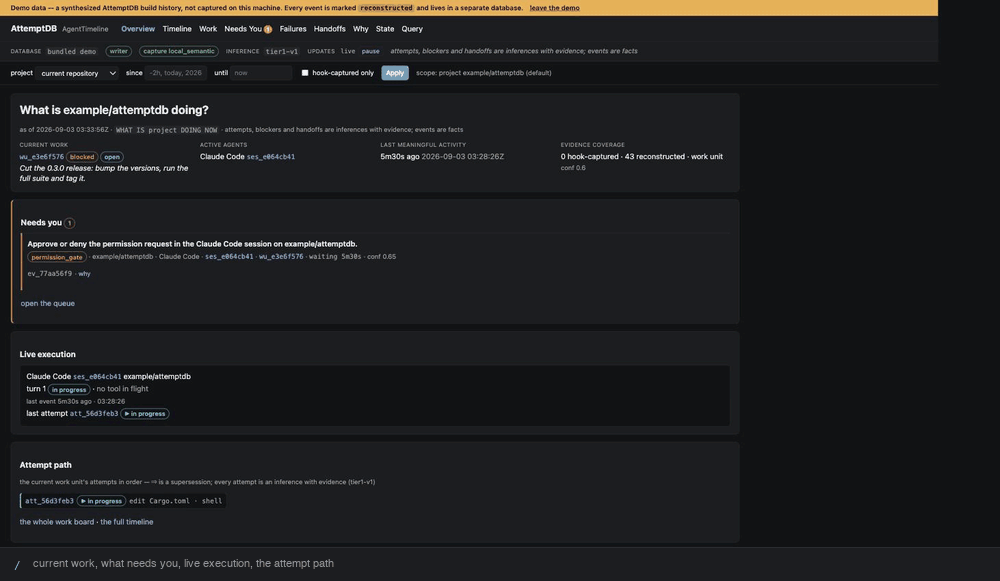
#> input picture docs/media/ui-demo.gif, 1000 x 581 px
$ python -i render.py   (imports and definitions only)
#> lines starting #> are read from the running program, lines starting #| are printed output that depends on the picture
#> further down, picture is the input picture: PIL image 1000x581 P; mean R, G, B 31.9, 31.7, 32.2
#!/usr/bin/env python3
"""Render the Agent Timeline demo GIF (and the README still) from real screens.

Nothing here is drawn by hand. The frames are browser screenshots of
`attempt ui --demo` — the bundled, clearly labelled build-history demo, which
is deterministic, so anyone can reproduce them:

    attempt ui --demo --no-open --port 8810
    # capture the viewport at each route, in this order:
    #   /?demo=1
    #   /attention?demo=1          (with the "why" disclosure opened)
    #   /work?demo=1
    #   /attempt/<the superseded attempt>?demo=1
    #   /card.svg?demo=1
    # save them as frames/00.jpg .. 04.jpg

This script only crops, scales, captions and sequences them:

    python3 docs/media/ui/render.py <frames-dir> docs/media/ui-demo.gif

It also writes the still used in the README next to the GIF
(`agent-timeline.png`), which is frame 0 at full width.

Requires Pillow, like docs/media/demo/render.py.
"""
import os
import sys

from PIL import Image, ImageChops, ImageDraw, ImageFont

HERE = os.path.dirname(os.path.abspath(__file__))
FRAMES = sys.argv[1] if len(sys.argv) > 1 else os.path.join(HERE, "frames")
OUT_GIF = sys.argv[2] if len(sys.argv) > 2 else os.path.join(HERE, "..", "ui-demo.gif")
OUT_PNG = os.path.join(os.path.dirname(OUT_GIF), "agent-timeline.png")

# ---- look ----------------------------------------------------------------
WIDTH = 1000                  # rendered width; the README displays it smaller
PAGE_CSS_WIDTH = 1400         # `main { max-width: 1400px }` — crop the dead space
BG = (19, 20, 22)             # attemptdb-ui --bg (dark)
CARD = (28, 30, 33)           # --card
INK = (232, 232, 230)         # --ink
MUTED = (154, 154, 150)       # --muted
ACCENT = (122, 162, 255)      # --accent (dark theme)
LINE = (44, 47, 51)           # --line
CAPTION_H = 34
PAD = 14
FONT_PATH = "/System/Library/Fonts/Helvetica.ttc"
MONO_PATH = "/System/Library/Fonts/Menlo.ttc"

# (frame file, route, caption, hold in milliseconds)
STORY = [
    ("00.jpg", "/",
     "current work, what needs you, live execution, the attempt path", 5200),
    ("01.jpg", "/attention",
     "one unanswered permission request — with its evidence and what the rule cannot see", 5200),
    ("02.jpg", "/work",
     "active / blocked / recently finished, over inferred work units", 5200),
    ("03.jpg", "/attempt/att_90db7973",
     "the attempt that failed, and the attempt that superseded it", 5200),
    ("04.jpg", "attempt ui export card.svg",
     "a sanitized summary card for a README or an issue", 4400),
]


# [22 lines left out: functions font, card_gap_cut, not called in this run]


def content_box(im):
    """Crop away the browser's dead space: the page is `main`-wide, and the
    document ends at the gap after the last whole card."""
    w, h = im.size
#> w = 1000; h = 581
    scale = w / 1751.0  # the captured viewport's CSS width
#> scale = 0.571
    right = min(w, int(PAGE_CSS_WIDTH * scale))
#> right = 799
    ref = Image.new("RGB", im.size, im.getpixel((10, h - 10)))
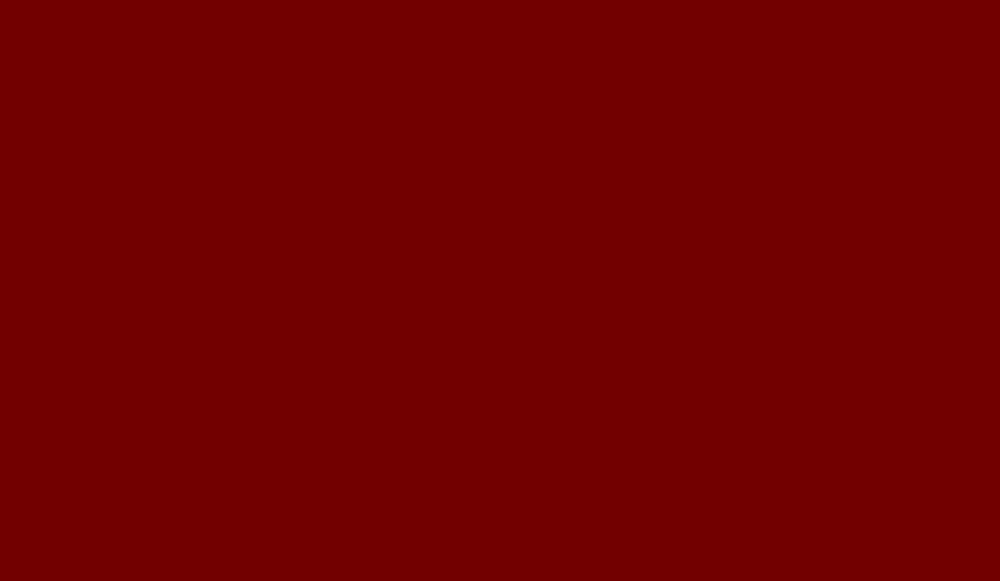
#> ref: PIL image 1000x581 RGB; mean R, G, B 115, 0, 0
#> (the run stopped early here; a loop or call above may not have finished)
